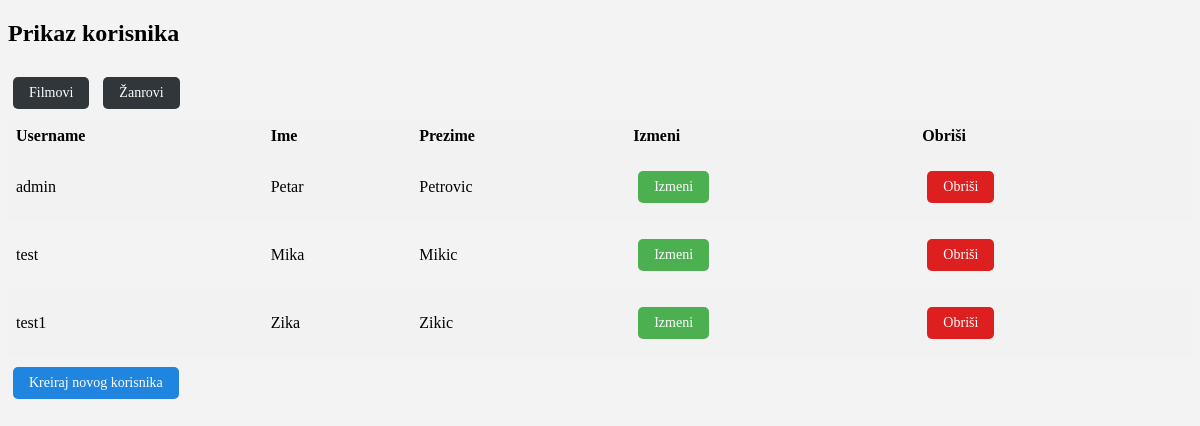
/korisnici.php, run on the app's committed database.
### tables this page shows
CREATE TABLE `korisnik` (
  `korisnik_id` int(11) NOT NULL,
  `username` varchar(50) NOT NULL,
  `password` varchar(50) NOT NULL,
  `ime` varchar(50) NOT NULL,
  `prezime` varchar(50) NOT NULL
);

### baza/Konekcija.php (called while the page is built, shortened)
<?php
class Konekcija
{
    private static $_instance = null;
    public static function getInstance(){
        if(is_null(self::$_instance)){
            self::$_instance = new PDO("mysql:host=localhost; dbname=baza_filmova", "root", "");
        }
        return self::$_instance;
    }
}

### kontroler/KorisnikKontroler.php (called while the page is built, shortened)
<?php
require_once $_SERVER['DOCUMENT_ROOT'].'/bioskop/baza/Konekcija.php';
class KorisnikKontroler{
    public $pdo;
    public function __construct()
    {
        $this->pdo = Konekcija::getInstance();
    }
    public function vrati_sve_korisnike(){
        $query =$this->pdo->query("SELECT * FROM baza_filmova.korisnik");
        $query->execute();
        return	$results = $query->fetchAll(PDO::FETCH_ASSOC);
    }
}

### korisnici.php (the view, shortened to what this page needs)
<?php
include $_SERVER['DOCUMENT_ROOT'].'/bioskop/kontroler/KorisnikKontroler.php';
$korisnikKontroler = new KorisnikKontroler();
$korisnici = $korisnikKontroler->vrati_sve_korisnike();
?>
<!DOCTYPE html>
<html>
<head>
    <link rel="stylesheet" type="text/css" href="styles.css">
</head>
<body>
    <h2>Prikaz korisnika</h2>
    <a class="btn_grey" href="filmovi.php">Filmovi</a>
    <a class="btn_grey" href="zanrovi.php">Žanrovi</a>
    <table>
        <tr>
            <th>Username</th>
            <th>Ime</th>
            <th>Prezime</th>
            <th>Izmeni</th>
            <th>Obriši</th>
        </tr>
        <?php foreach ($korisnici as $korisnik) { ?>
            <tr>
                <td><?php echo $korisnik['username']; ?></td>
                <td><?php echo $korisnik['ime']; ?></td>
                <td><?php echo $korisnik['prezime']; ?></td>
                <td><a class="button" href="forma_izmena_korisnika.php?korisnik_id=<?php echo $korisnik['korisnik_id']; ?>">Izmeni</a></td>
                <td><a class="btn_red" href="obrisi_korisnika.php?korisnik_id=<?php echo $korisnik['korisnik_id']; ?>">Obriši</a></td>
            </tr>
        <?php } ?>
    </table>
    <a class="btn_blue" href="forma_kreiranje_korisnika.php">Kreiraj novog korisnika</a>
</body>
</html>

### styles.css (style rules this page uses)
body { background-color: #f3f3f3; }
table { border-collapse: collapse; width: 100%; }
th, td { text-align: left; padding: 8px; }
th { background-color: #f2f2f2; }
tr:nth-child(even) { background-color: #f2f2f2; }
a.btn_red { background-color: #de1f1f; border: none; border-radius: 5px; color: white; padding: 8px 16px; text-align: center; text-decoration: none; display: inline-block; font-size: 14px; margin: 10px 5px; cursor: pointer; }
a.btn_blue { background-color: #1f85de; border: none; border-radius: 5px; color: white; padding: 8px 16px; text-align: center; text-decoration: none; display: inline-block; font-size: 14px; margin: 10px 5px; cursor: pointer; }
a.btn_grey { background-color: #31363a; border: none; border-radius: 5px; color: white; padding: 8px 16px; text-align: center; text-decoration: none; display: inline-block; font-size: 14px; margin: 10px 5px; cursor: pointer; }
a.button { background-color: #4CAF50; border: none; border-radius: 5px; color: white; padding: 8px 16px; text-align: center; text-decoration: none; display: inline-block; font-size: 14px; margin: 10px 5px; cursor: pointer; }

### data on the page
korisnik: username "admin", ime "Petar", prezime "Petrovic"
korisnik: username "test", ime "Mika", prezime "Mikic"
korisnik: username "test1", ime "Zika", prezime "Zikic"
